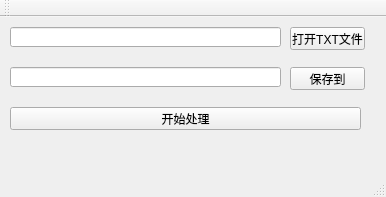
<?xml version="1.0" encoding="UTF-8"?>
<ui version="4.0">
 <class>MainWindow</class>
 <widget class="QMainWindow" name="MainWindow">
  <property name="geometry">
   <rect>
    <x>0</x>
    <y>0</y>
    <width>386</width>
    <height>197</height>
   </rect>
  </property>
  <property name="minimumSize">
   <size>
    <width>386</width>
    <height>197</height>
   </size>
  </property>
  <property name="maximumSize">
   <size>
    <width>386</width>
    <height>197</height>
   </size>
  </property>
  <property name="windowTitle">
   <string>MainWindow</string>
  </property>
  <widget class="QWidget" name="centralWidget">
   <widget class="QPushButton" name="pushButton">
    <property name="geometry">
     <rect>
      <x>290</x>
      <y>10</y>
      <width>75</width>
      <height>23</height>
     </rect>
    </property>
    <property name="text">
     <string>打开TXT文件</string>
    </property>
   </widget>
   <widget class="QLineEdit" name="lineEdit">
    <property name="geometry">
     <rect>
      <x>10</x>
      <y>10</y>
      <width>271</width>
      <height>20</height>
     </rect>
    </property>
   </widget>
   <widget class="QPushButton" name="pushButton_2">
    <property name="geometry">
     <rect>
      <x>290</x>
      <y>50</y>
      <width>75</width>
      <height>23</height>
     </rect>
    </property>
    <property name="text">
     <string>保存到</string>
    </property>
   </widget>
   <widget class="QLineEdit" name="lineEdit_2">
    <property name="geometry">
     <rect>
      <x>10</x>
      <y>50</y>
      <width>271</width>
      <height>20</height>
     </rect>
    </property>
   </widget>
   <widget class="QPushButton" name="pushButton_3">
    <property name="geometry">
     <rect>
      <x>10</x>
      <y>90</y>
      <width>351</width>
      <height>23</height>
     </rect>
    </property>
    <property name="text">
     <string>开始处理</string>
    </property>
   </widget>
  </widget>
  <widget class="QMenuBar" name="menuBar">
   <property name="geometry">
    <rect>
     <x>0</x>
     <y>0</y>
     <width>386</width>
     <height>23</height>
    </rect>
   </property>
  </widget>
  <widget class="QToolBar" name="mainToolBar">
   <attribute name="toolBarArea">
    <enum>TopToolBarArea</enum>
   </attribute>
   <attribute name="toolBarBreak">
    <bool>false</bool>
   </attribute>
  </widget>
  <widget class="QStatusBar" name="statusBar"/>
 </widget>
 <layoutdefault spacing="6" margin="11"/>
 <resources/>
 <connections/>
</ui>
